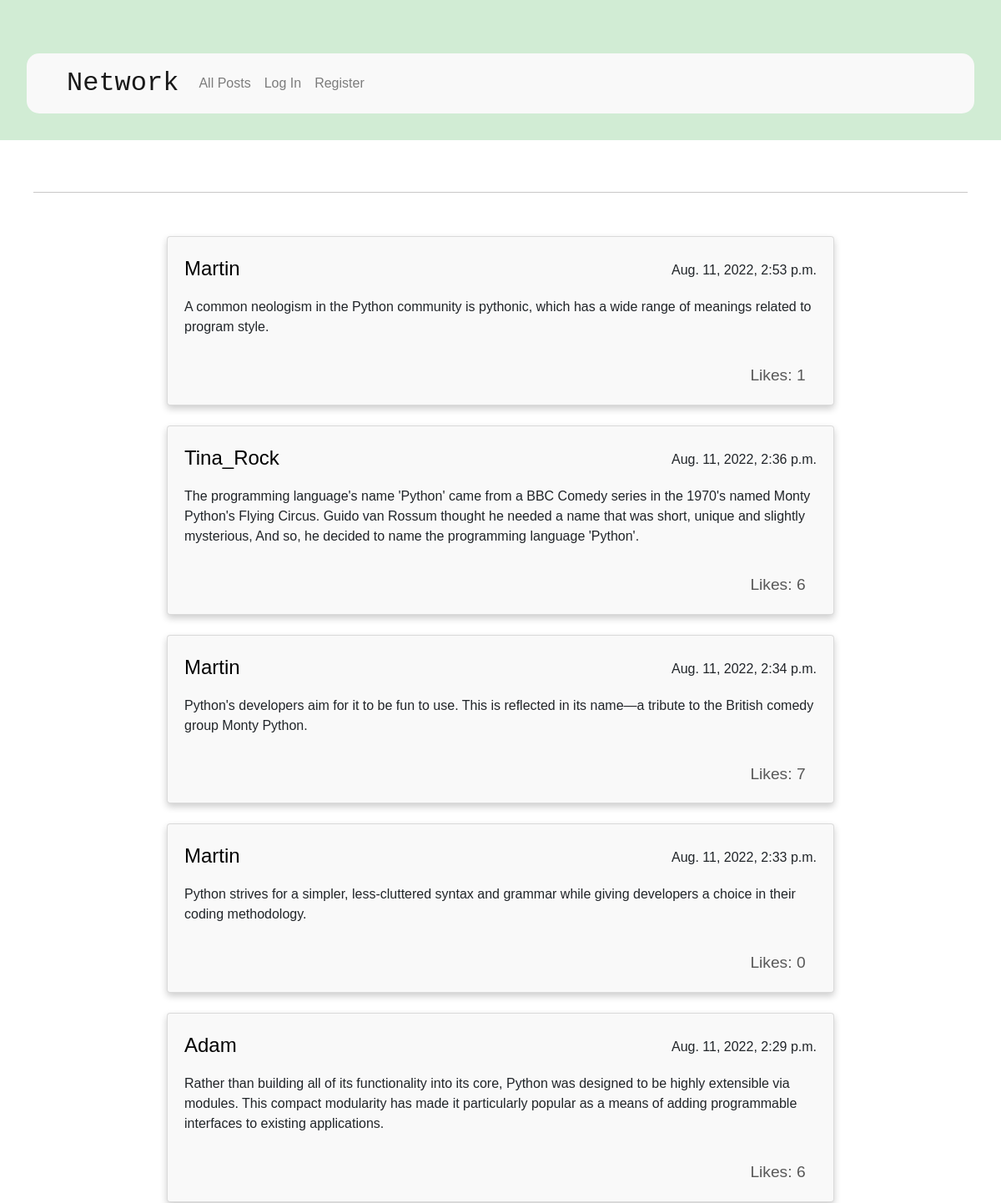
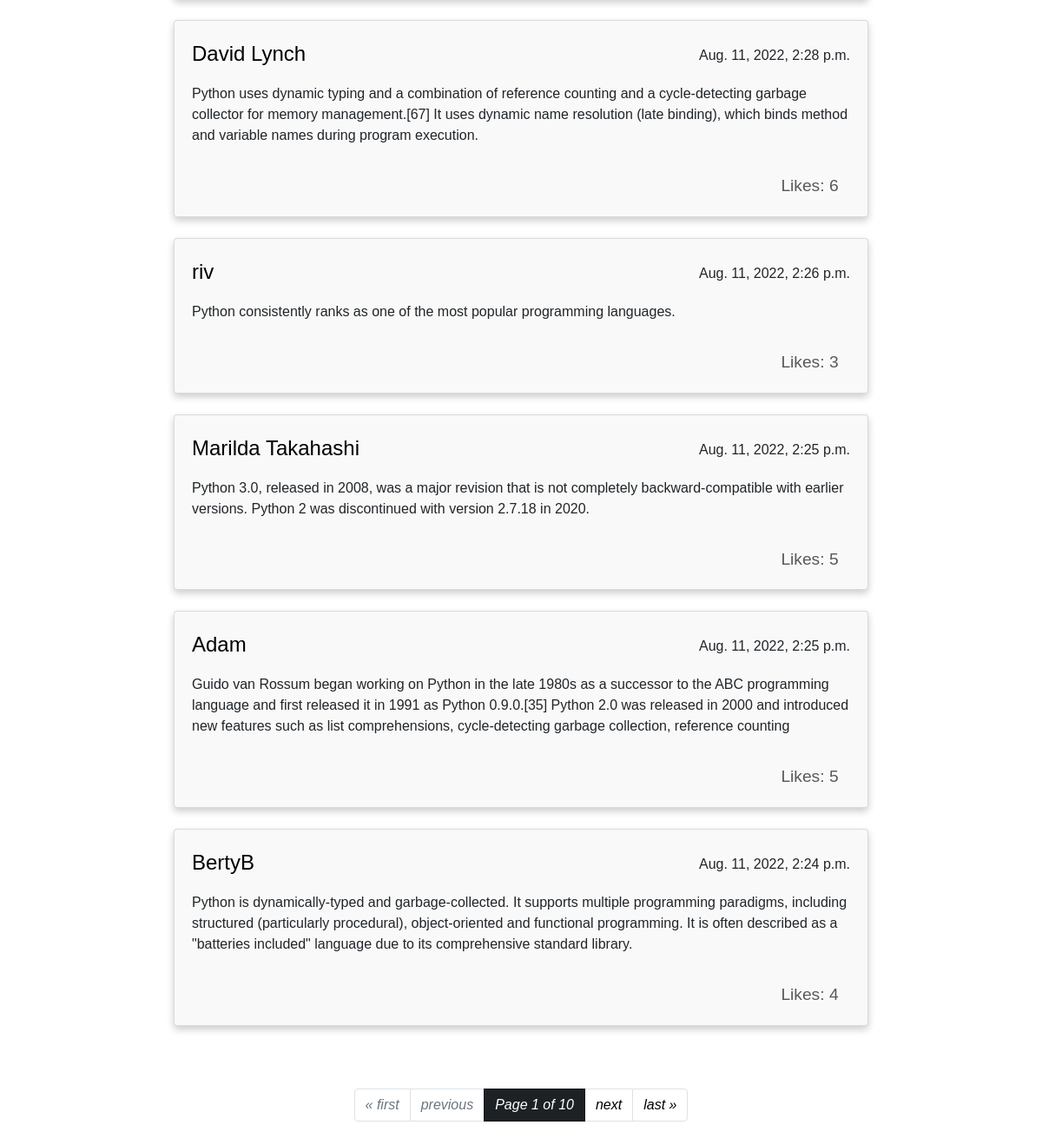
The page / on the database its author committed (2 pictures, top to bottom).
### network/models.py (models this page shows, shortened)
class Post(models.Model):
    creator = models.ForeignKey(User, on_delete=models.CASCADE, related_name="posts")
    content = models.CharField(max_length=300, blank=False)
    created_at = models.DateTimeField(auto_now_add=True)
    likes = models.IntegerField(default=0)
    liked_by = models.ManyToManyField(User, related_name="liked", default=None)

class User(AbstractUser):
    followers = models.ManyToManyField("self", related_name="following", default=None, blank=True, symmetrical=False)

### network/views.py (the view, shortened to what this page needs)
# urls.py: path("", views.index, name="index"),
def index(request):
    all_posts = Post.objects.all().order_by("-created_at")
    page_obj = pagination(all_posts, request)
    return render(request, "network/index.html", {
        "form": NewPost(),
        "page_obj": page_obj
    })

### network/views.py (called while the page is built)
def pagination(posts, request):
    paginator = Paginator(posts, 10)
    page_number = request.GET.get("page")
    return paginator.get_page(page_number)

### network/templates/network/index.html (shortened to what this page needs)
{% extends "network/layout.html" %}
{% load static %}
{% block body %}
{% include "network/posts_render.html" %}
{% endblock %}

### network/templates/network/posts_render.html (shortened to what this page needs)
{% block posts_display %}
   <hr>
   <div class="postsdiv">
    {% for post in page_obj %}
        <div class="card">
            <div class="card-body">
                <div class="post-head">
                    <p class="card-text date">{{ post.created_at }}</p>
                    <a href="{% url 'user_page' post.creator %}" class="card-title">{{ post.creator }}</a>
                </div>
                <div id="content{{ post.id }}" class="card-text">{{ post.content }}</div>
                {% if user.is_authenticated %}
                    <div class="logged-likes">
                        <button id="{{ post.id }}" class="btn btn-dark like_button"></button>
                        <p id="number{{ post.id }}" class="likes_number">{{ post.likes }}</p>
                    </div>
                    {% if post.creator == user %}
                        <button id="edit{{ post.id }}" class="btn btn-dark edit_button">Edit</button>
                    {% endif %}
                {% else %}
                <p id="number{{ post.id }}" class="likes_number">Likes:   {{ post.likes }}</p>
                {% endif %}
            </div>
        </div>
    {% endfor %}
    </div>
    <div class="pag-menu">
        <ul class="pagination justify-content-center">
            {% if page_obj.has_previous %}
                <li class="page-item"><a class="page-link" href="?page=1">&laquo; first</a></li>
                <li class="page-item"><a class="page-link" href="?page={{ page_obj.previous_page_number }}">previous</a></li>
            {% else %}
                <li class="page-item disabled"><a class="page-link" href="#" tabindex="-1" aria-disabled="true">&laquo; first</a></li>
                <li class="page-item disabled"><a class="page-link" href="#" tabindex="-1" aria-disabled="true">previous</a></li>
            {% endif %}
            <li class="page-item active"><a class="page-link active btn-dark" href="">Page {{ page_obj.number }} of {{ page_obj.paginator.num_pages }}</a></li>
            {% if page_obj.has_next %}
                <li class="page-item"><a class="page-link" href="?page={{ page_obj.next_page_number }}">next</a></li>
                <li class="page-item"><a class="page-link" href="?page={{ page_obj.paginator.num_pages }}">last &raquo;</a></li>
            {% else %}
                <li class="page-item disabled"><a class="page-link" href="#" tabindex="-1" aria-disabled="true">next</a></li>
                <li class="page-item disabled"><a class="page-link" href="#" tabindex="-1" aria-disabled="true">last &raquo;</a></li>
            {% endif %}
        </ul>
      </div>
{% endblock %}

### network/static/network/styles.css (style rules this page uses)
body { font-family:'Gill Sans', 'Gill Sans MT', Calibri, 'Trebuchet MS', sans-serif; }
hr { margin: 30px -20px 20px; border: 0; border-top: 1px solid #c9c7c7; }
.card { margin: auto; margin-bottom: 1.5em; width: 80%; max-width: 50em; box-shadow: 0 4px 8px 0 rgba(0, 0, 0, 0.2); background-color: rgba(6, 6, 5, 0.024); }
.postsdiv { padding: auto; padding-top: 2em; padding-bottom: 1em; min-width: 20em; border-radius: 5px; }
.post-head { width: auto; margin-bottom: 1em; }
.card-title { font-size: 1.5em; color:black; white-space: nowrap; }
.card-text { margin-bottom: 2em; }
.date { float: right; padding-top: 0.5em; margin-bottom: 0; }
.pag-menu { padding-block: 2em; }
.page-link { font-style: italic; color: black; }
.likes_number { float: inline-end; font-size: 1.2em; color: rgb(88, 88, 88); padding-right: 0.7em; text-align: right; margin: auto; }

### rows shown on the page
Post: created_at "Aug. 11, 2022, 2:53 p.m.", creator "Martin", content "A common neologism in the Python community is pythonic, which has a wide range of meanings related to program style.", likes "1"
Post: created_at "Aug. 11, 2022, 2:36 p.m.", creator "Tina_Rock", content "The programming language's name 'Python' came from a BBC Comedy series in the 1970's named Monty Python's Flying Circus. Guido van Rossum thought he needed a name that was short, unique and slightly mysterious, And so, he decided to name the programming language 'Python'.", likes "6"
Post: created_at "Aug. 11, 2022, 2:34 p.m.", creator "Martin", content "Python's developers aim for it to be fun to use. This is reflected in its name—a tribute to the British comedy group Monty Python.", likes "7"
Post: created_at "Aug. 11, 2022, 2:33 p.m.", creator "Martin", content "Python strives for a simpler, less-cluttered syntax and grammar while giving developers a choice in their coding methodology.", likes "0"
Post: created_at "Aug. 11, 2022, 2:29 p.m.", creator "Adam", content "Rather than building all of its functionality into its core, Python was designed to be highly extensible via modules. This compact modularity has made it particularly popular as a means of adding programmable interfaces to existing applications.", likes "6"
Post: created_at "Aug. 11, 2022, 2:28 p.m.", creator "David Lynch", content "Python uses dynamic typing and a combination of reference counting and a cycle-detecting garbage collector for memory management.[67] It uses dynamic name resolution (late binding), which binds method and variable names during program execution.", likes "6"
Post: created_at "Aug. 11, 2022, 2:26 p.m.", creator "riv", content "Python consistently ranks as one of the most popular programming languages.", likes "3"
Post: created_at "Aug. 11, 2022, 2:25 p.m.", creator "Marilda Takahashi", content "Python 3.0, released in 2008, was a major revision that is not completely backward-compatible with earlier versions. Python 2 was discontinued with version 2.7.18 in 2020.", likes "5"
Post: created_at "Aug. 11, 2022, 2:25 p.m.", creator "Adam", content "Guido van Rossum began working on Python in the late 1980s as a successor to the ABC programming language and first released it in 1991 as Python 0.9.0.[35] Python 2.0 was released in 2000 and introduced new features such as list comprehensions, cycle-detecting garbage collection, reference counting", likes "5"
Post: created_at "Aug. 11, 2022, 2:24 p.m.", creator "BertyB", content "Python is dynamically-typed and garbage-collected. It supports multiple programming paradigms, including structured (particularly procedural), object-oriented and functional programming. It is often described as a \"batteries included\" language due to its comprehensive standard library.", likes "4"

### other values the page prints
{{ page_obj.number }} "1"
{{ page_obj.paginator.num_pages }} "10"
